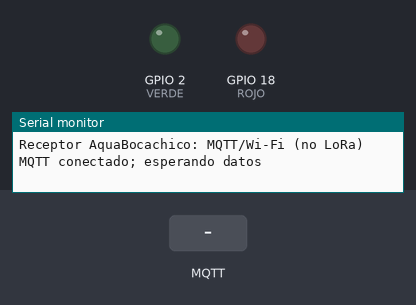
Bench run of a sketch on a simulated ESP32. Shown: output pins drawn as LEDs (lit = HIGH), the last lines printed to the serial monitor. The inputs (shaded band) are chosen by the test bench. WiFi joins after 1.5 s; servers stay silent unless stated; random numbers use the default seed unless the sketch sets one; no MQTT or app messages arrive unless stated.

Above: at 4.8 s.
4.9 s: MQTT message "NORMAL" arrives on the first subscribed topic
At 5.06 s:
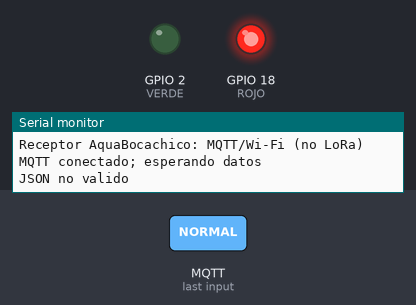
Timing chart, 0 to 7.9 s (numbered marks = the images above; inputs shaded):
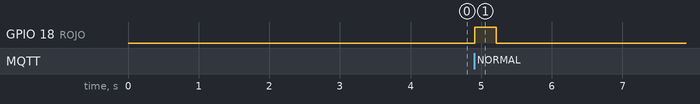

Measured:
- after the input at 4.9 s, GPIO 18 (ROJO): LOW → HIGH at once, → LOW 0.31 s later

The sketch:

sketch.ino
```cpp
#include <WiFi.h>
#include <PubSubClient.h>
#include <ArduinoJson.h>

const char* BROKER = "broker.emqx.io";
const char* DATOS = "aquabocachico/g3/v43/478159149049553921/datos";
const char* ACUSE = "aquabocachico/g3/v43/478159149049553921/acuse";
const int VERDE = 2, ROJO = 18;

WiFiClient wifi;
PubSubClient mqtt(wifi);
char cliente[36];
unsigned long intentoMQTT = 0, intentoWiFi = 0, apagarLED = 0;

void recibir(char* topico, byte* mensaje, unsigned int largo) {
  if (strcmp(topico, DATOS) != 0) return;
  JsonDocument doc;
  DeserializationError error = deserializeJson(doc, mensaje, largo);
  const char* estado = doc["Estado"] | "";
  if (error || strcmp(doc["origen"] | "", "AquaBocachico-G3") != 0 ||
      doc["T"].isNull() || doc["pH"].isNull() || doc["OD"].isNull() ||
      doc["seq"].isNull() ||
      (strcmp(estado, "NORMAL") && strcmp(estado, "ADVERTENCIA") && strcmp(estado, "CRITICO"))) {
    digitalWrite(ROJO, HIGH);
    apagarLED = millis() + 300;
    Serial.println("JSON no valido");
    return;
  }

  unsigned long seq = doc["seq"].as<unsigned long>();
  Serial.printf("RECIBIDO #%lu | %.2f C | pH %.2f | OD %.2f | %s\n",
                seq, doc["T"].as<float>(), doc["pH"].as<float>(),
                doc["OD"].as<float>(), estado);
  digitalWrite(VERDE, HIGH);
  apagarLED = millis() + 300;
  char acuse[24];
  snprintf(acuse, sizeof(acuse), "ACK:%lu", seq);
  mqtt.publish(ACUSE, acuse);
}

void setup() {
  Serial.begin(115200);
  pinMode(VERDE, OUTPUT);
  pinMode(ROJO, OUTPUT);
  WiFi.mode(WIFI_STA);
  WiFi.begin("Wokwi-GUEST", "", 6);
  mqtt.setServer(BROKER, 1883);
  mqtt.setBufferSize(256);
  mqtt.setKeepAlive(45);
  mqtt.setCallback(recibir);
  snprintf(cliente, sizeof(cliente), "AB-RX-%08lX-%04lX",
           (unsigned long)(ESP.getEfuseMac() & 0xffffffff),
           (unsigned long)(esp_random() & 0xffff));
  Serial.println("Receptor AquaBocachico: MQTT/Wi-Fi (no LoRa)");
}

void loop() {
  delay(10);
  if (apagarLED && millis() >= apagarLED) {
    digitalWrite(VERDE, LOW);
    digitalWrite(ROJO, LOW);
    apagarLED = 0;
  }
  if (WiFi.status() != WL_CONNECTED) {
    if (millis() - intentoWiFi >= 10000) {
      intentoWiFi = millis();
      WiFi.reconnect();
    }
    return;
  }
  if (!mqtt.connected() && millis() - intentoMQTT >= 4000) {
    intentoMQTT = millis();
    if (mqtt.connect(cliente)) {
      mqtt.subscribe(DATOS);
      Serial.println("MQTT conectado; esperando datos");
    } else {
      Serial.printf("MQTT sin conexion (%d)\n", mqtt.state());
    }
  }
  if (mqtt.connected()) mqtt.loop();
}
```
